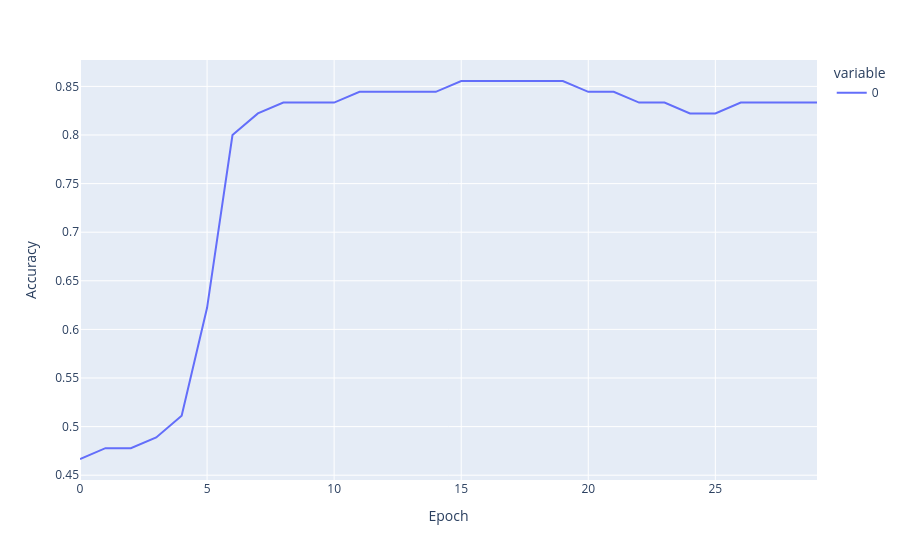

The code cell stored with this chart in its notebook:
### Code cell
fig = px.line(accurecies)
fig.update_layout(
    xaxis_title = "Epoch",
    yaxis_title = "Accuracy"
)
fig.show()

### Figure 1 — Plotly figure (JSON) as saved in the notebook; plotly's stock layout.template omitted (floating-point values rounded to 4 significant figures)
{"data": [{"hovertemplate": "variable=0<br>index=%{x}<br>value=%{y}<extra></extra>", "legendgroup": "0", "line": {"color": "#636efa", "dash": "solid"}, "marker": {"symbol": "circle"}, "mode": "lines", "name": "0", "orientation": "v", "showlegend": true, "type": "scatter", "x": [0, 1, 2, 3, 4, 5, 6, 7, 8, 9, 10, 11, 12, 13, 14, 15, 16, 17, 18, 19, 20, 21, 22, 23, 24, 25, 26, 27, 28, 29], "xaxis": "x", "y": [0.4667, 0.4778, 0.4778, 0.4889, 0.5111, 0.6222, 0.8, 0.8222, 0.8333, 0.8333, 0.8333, 0.8444, 0.8444, 0.8444, 0.8444, 0.8556, 0.8556, 0.8556, 0.8556, 0.8556, 0.8444, 0.8444, 0.8333, 0.8333, 0.8222, 0.8222, 0.8333, 0.8333, 0.8333, 0.8333], "yaxis": "y"}], "layout": {"legend": {"title": {"text": "variable"}, "tracegroupgap": 0}, "margin": {"t": 60}, "xaxis": {"anchor": "y", "domain": [0, 1], "title": {"text": "Epoch"}}, "yaxis": {"anchor": "x", "domain": [0, 1], "title": {"text": "Accuracy"}}}}
